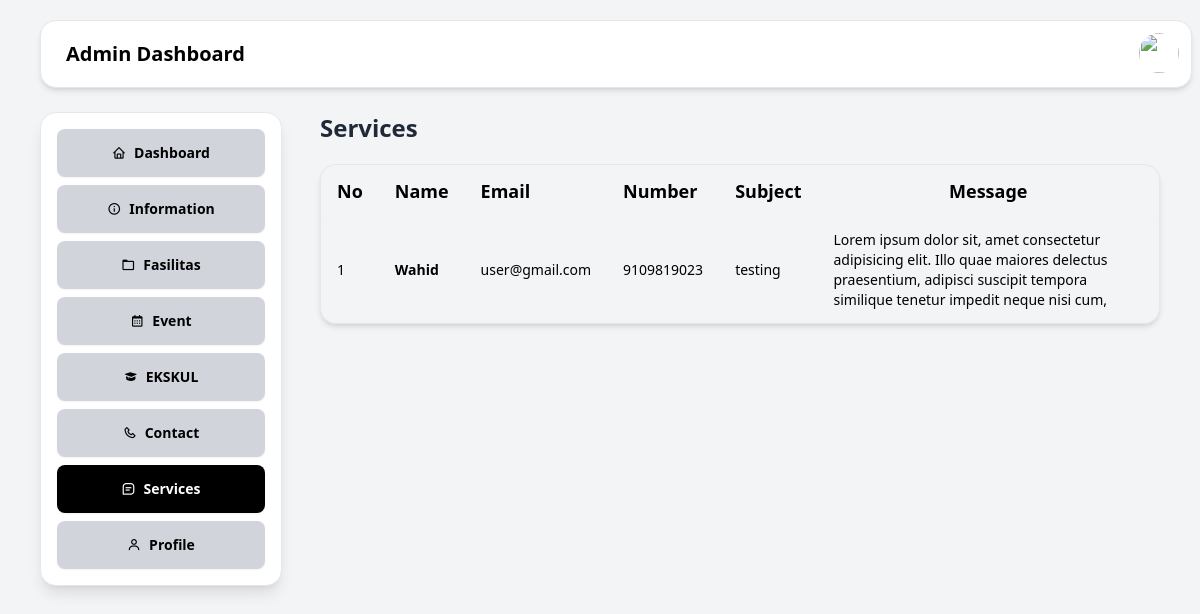
Page /src/Admin/service.php on the earlier database version.
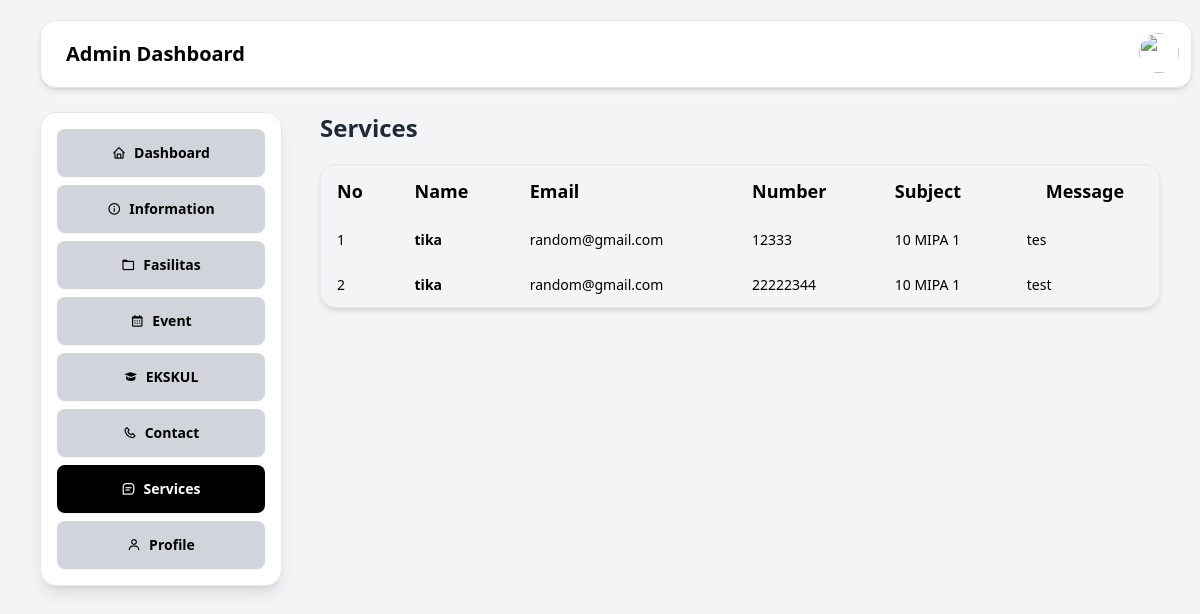
Same page on the later database version.
### tables this page shows
CREATE TABLE `services` (
  `service_id` int NOT NULL,
  `name` varchar(50) DEFAULT NULL,
  `email` text,
  `number` varchar(13) DEFAULT NULL,
  `subject` varchar(50) DEFAULT NULL,
  `message` text
);

### src/Admin/service.php (the view, shortened to what this page needs)
<?php
    include '../layout/Admin/_top.php';
?>
<div class="grid items-center ps-[20rem] pt-[7rem]">
    <span class="flex items-center justify-between mb-5">
        <div class="flex gap-2 items-center justify-center">
            <h1 class="text-2xl font-bold">Services</h1>
        </div>
    </span>
    <div class="overflow-x-scroll max-w-[95rem] max-h-[48rem] border rounded-box shadow-md me-10">
        <table class="table">
            <thead class="text-black text-lg">
                <tr>
                    <th>No</th>
                    <th>Name</th>
                    <th>Email</th>
                    <th>Number</th>
                    <th>Subject</th>
                    <th class="text-center">Message</th>
                </tr>
            </thead>
            <tbody class="text-black">
            <?php
                include '../../helper/connection.php';
                $sql = "SELECT * FROM services ORDER BY service_id DESC";
                $query = mysqli_query($connection, $sql);
                $no = 1;
                while($data = mysqli_fetch_array($query)){
            ?>
                    <tr>
                        <td>
                            <span class="text-sm"><?php echo $no ?></span>
                        </td>
                        <td>
                            <div class="font-bold"><?php echo $data['name'] ?></div>
                        </td>
                        <td>
                            <div><?php echo $data['email'] ?></div>
                        </td>
                        <td>
                            <div><?php echo $data['number'] ?></div>
                        </td>
                        <td>
                            <div><?php echo $data['subject'] ?></div>
                </td>
                        <td>
                        <p class="text-sm max-h-20 overflow-x-scroll">
                                <?php echo $data["message"]?>
                            </p>
                        </td>
                    </tr>
            <?php
                $no++;
                }
                echo "</tbody>";
                echo "</table>";
            ?>
    </div>
<?php
    include '../layout/Admin/_bottom.php';
?>

Differences in the rows shown:
removed services: name "Wahid", email "user@gmail.com", number "9109819023", subject "testing", message "Lorem ipsum dolor sit, amet consectetur adipisicing elit. Illo quae maiores delectus praesentium, adipisci suscipit tempora similique tenetur impedit neque nisi cum,…"
added services: name "tika", email "random@gmail.com", number "12333", subject "10 MIPA 1", message "tes"
added services: name "tika", email "random@gmail.com", number "22222344", subject "10 MIPA 1", message "test"
